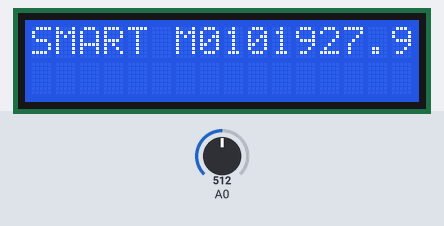
This sketch was run on a simulated Arduino Uno, built with avr-gcc and run on an emulated ATmega328P. Parts: 16×2 character LCD. The inputs (shaded band) are chosen by the test bench; at power-on: A0 = 512. What the sketch prints to the serial monitor is not drawn.

Above: at 1.6 s.
1.7 s: A0 set to 716
At 3.2 s:
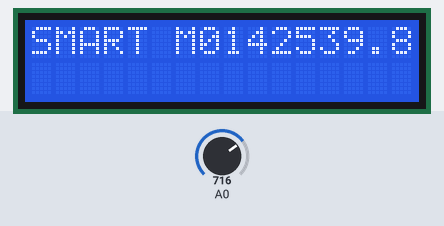
3.5 s: A0 set to 900
At 4.6 s:
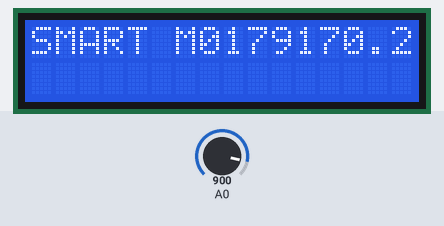
5.6 s: A0 set to 1023
At 7.1 s:
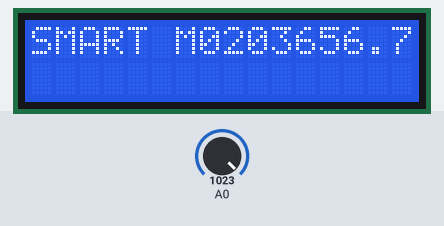
Timing chart, 0 to 8.6 s (numbered marks = the images above; inputs shaded):
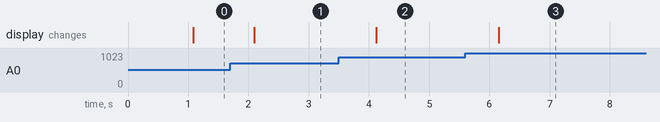

Measured:
- after the input at 1.7 s, the display: changes after 0.39 s (image 1)
- after the input at 3.5 s, the display: changes after 0.62 s (image 2)
- after the input at 5.6 s, the display: changes after 0.55 s (image 3)

The sketch:

Smart_meter_price_2.ino
```cpp
#include <LiquidCrystal.h>

LiquidCrystal lcd(7, 6, 5, 4, 3, 2);

float current, power;
int maxSensorValue = 0;

void setup() {
  lcd.begin(16, 2);
  lcd.print("SMART METER BY PRICE");

  // Initialize Serial communication
  Serial.begin(9600);
}

void loop() {
  maxSensorValue = 0;

  for (int i = 0; i < 100; i++) {
    int sensorReading = analogRead(A0);
    if (sensorReading > maxSensorValue) maxSensorValue = sensorReading;
    delay(10);
  }

  current = maxSensorValue * 0.9049;
  power = current * 220; // Assuming voltage is 220V

  // Print the results to the LCD
  lcd.setCursor(7, 0);
  lcd.print(" ", 3 - int(log10(power)));
  lcd.print(power);

  // Print the results to the Serial Monitor on the same line
  Serial.print("Current: ");
  Serial.print(current);
  Serial.print(" A - Power: ");
  Serial.print(" ", 3 - int(log10(power)));
  Serial.print(power);
  Serial.println(" W");
}
```
